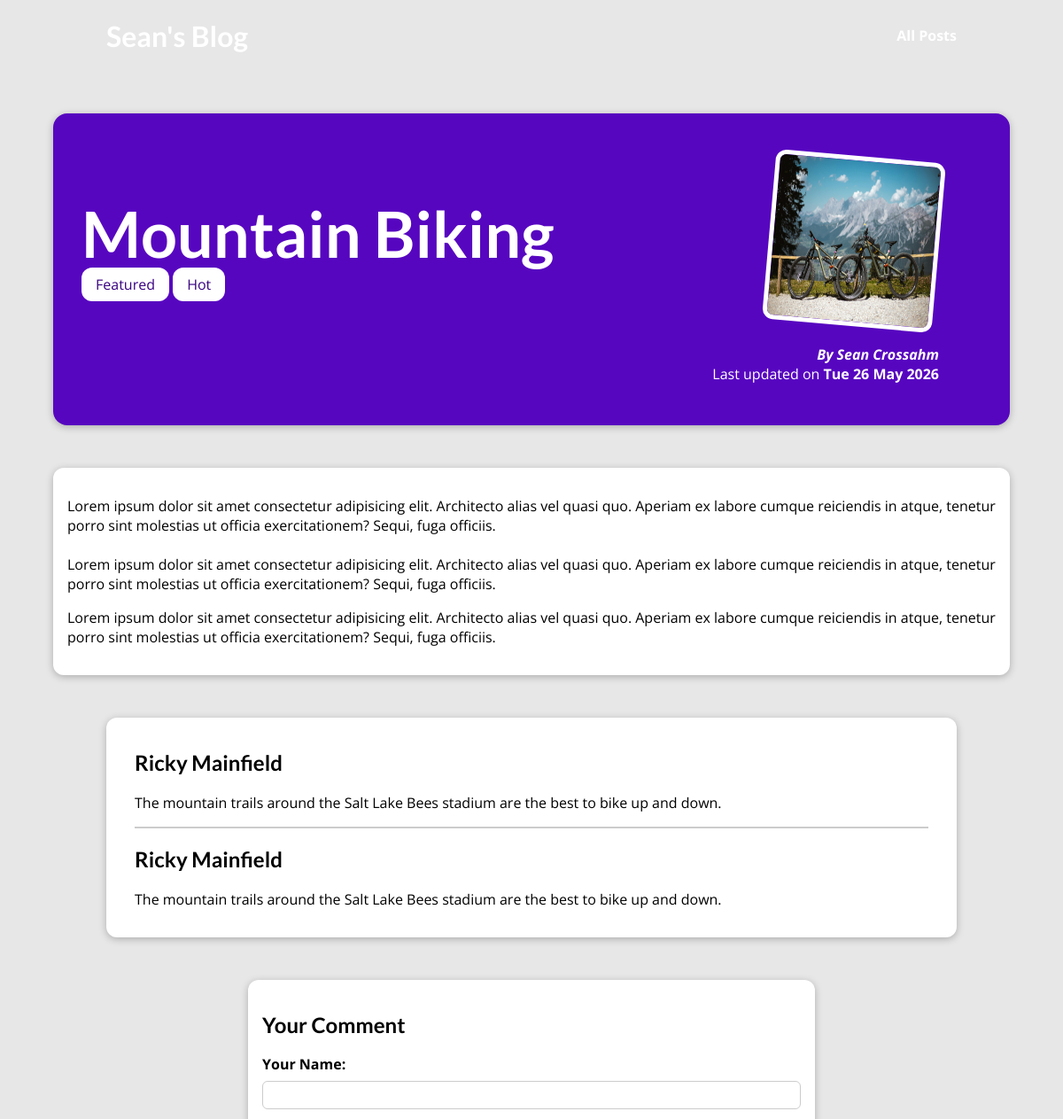
The app's page /posts/biking-in-the-mountains (upper part), older data.
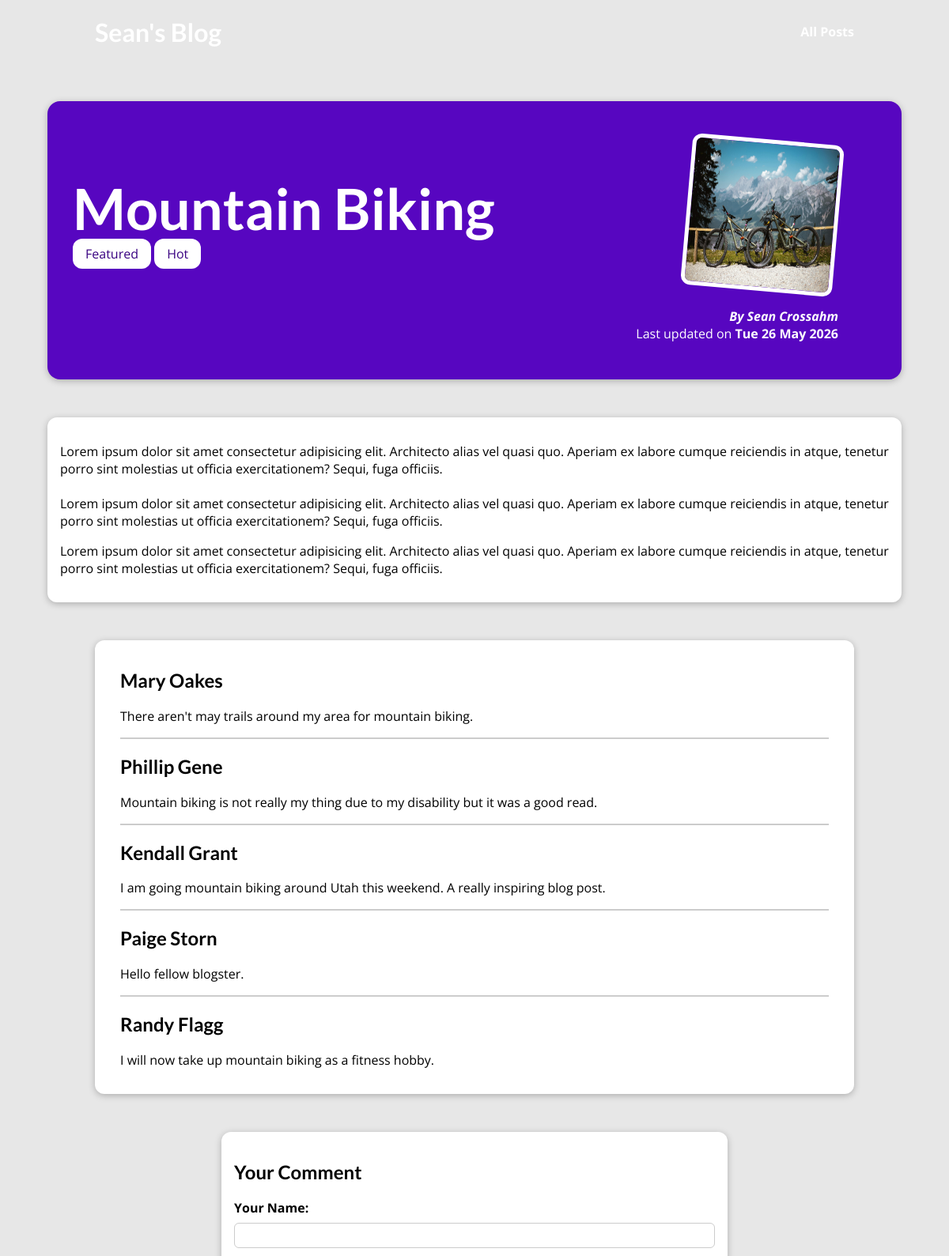
The same page, newer data.
### blog/models.py (models this page shows, shortened)
class Post(models.Model):
    title = models.CharField(max_length=50)
    excerpt = models.CharField(max_length=220)
    image = models.ImageField(upload_to="posts", null=True)
    date = models.DateField(auto_now=True)
    slug = models.SlugField(unique=True,db_index=True)
    content = models.TextField(validators=[MinLengthValidator(10)])
    author = models.ForeignKey(Author,on_delete=models.SET_NULL, null=True,related_name="posts")
    tags = models.ManyToManyField(Tag)

class Tag(models.Model):
    caption = models.CharField(max_length=10)

class Author(models.Model):
    first_name = models.CharField(max_length=60)
    last_name = models.CharField(max_length=60)
    email_address=models.EmailField(max_length=120)
    def full_name(self):
        return f"{self.first_name} {self.last_name}"
    def __str__(self):
        return self.full_name()

class Comment(models.Model):
    user_name = models.CharField(max_length=120)
    user_email = models.EmailField()
    text = models.TextField(max_length=400)
    post =models.ForeignKey(Post,on_delete=models.CASCADE,related_name="comments")

### blog/views.py (the view, shortened to what this page needs)
# urls.py: path("posts/<slug:slugPost>",views.SinglePostView.as_view(),name="post-details-page")
class SinglePostView(View):
    def get(self,request,slugPost):
        post = Post.objects.get(slug=slugPost)
        context ={
            "post" : post,
            "post_tags" :  post.tags.all(),
            "comment_form": CommentForm(),
            "comments": post.comments.all().order_by("-id")
        }
        return render(request,"blog/post-detail.html",context)

### blog/forms.py
class CommentForm(forms.ModelForm):
    class Meta:
        model = Comment
        exclude = ["post"]
        labels= {
            "user_name" : "Your Name",
            "user_email" : "Your Email",
            "text": "Your Comment"
        }

### blog/templates/blog/post-detail.html (shortened to what this page needs)
{% extends "base_layout.html" %}
{% load static %}
{% block css_files%}
  <link rel="stylesheet" href="{% static "blog/post-detail.css" %}" >
{% endblock %}
{% block page_body %}
 <section id="summary">
    <h2>{{post.title}}</h2>
    <div>
      {% for tag in post_tags %}
         <span class="tag">{{ tag.caption }}</span>
      {% endfor %}
    </div>
    <article>
        <img src ="{{post.image.url}}" alt = "{{post.title}}"/>
        <address>By <a href="mailto:{{ post.author.email_address}}">{{post.author}}</a></address>
        <div>Last updated on <time>{{post.date|date:"D d F Y"}}</time></div>
    </article>
 </section>
 <main>
  {{post.content|linebreaks}}
 </main>
 <section id="comments">
   <ul>
     {% for comment in comments %}
       <li>
          <h2>{{ comment.user_name }}</h2>
          <p>{{ comment.text|linebreaks }}</p>
       </li>
     {% endfor %}
   </ul>
 </section>
 <section id="comment-form">
    <h2>Your Comment</h2>
    <form action="{% url "post-details-page" post.slug %}" method="POST">
      {% for form_field in comment_form %}
        <div class="form-control {% if form_field.errors %}invalid{% endif %}">
          {{ form_field.label_tag }}
          {{ form_field }}
        </div>
      {% endfor %}
    </form>
 </section>
{% endblock %}

### templates/base_layout.html (shortened to what this page needs)
{% load static %}
<!DOCTYPE html>
<html lang="en">
<head>
    <link rel="stylesheet" href="{% static "app.css" %}">
    {% block css_files %} {% endblock %}
</head>
<body>
  <header id="index-navigation">
    <h1><a href="{% url "entry-page" %}">Sean's Blog</a></h1>
    <nav><a href="{% url "posts-page" %}">All Posts</a></nav>
  </header>
  {% block page_body %} {% endblock %}
</body>
</html>

### static/app.css (style rules this page uses)
* { box-sizing: border-box; }
html { font-family: 'Open Sans', 'Lato', sans-serif; }
body { margin: 0; }
h1, h2, h3 { font-family: 'Lato', sans-serif; font-weight: bold; }
#index-navigation { width: 100%; height: 5rem; display: flex; justify-content: space-between; align-items: center; padding: 0 10%; position: absolute; top: 0; left: 0; }
#index-navigation a { text-decoration: none; color: white; font-weight: bold; }

### blog/static/blog/post-detail.css (style rules this page uses)
body { background-color: #e7e7e7; }
#summary { margin: 8rem auto 3rem auto; padding: 2rem; width: 90%; max-width: 90rem; border-radius: 16px; background-color: #5706c0; position: relative; box-shadow: 0 2px 8px rgba(0, 0, 0, 0.25); height: 22rem; }
#summary h2 { color: white; font-size: 4.5rem; margin-bottom: 0.25rem; }
#summary article { position: absolute; top: 2rem; right: 3rem; padding: 1rem 2rem; border-radius: 12px; text-align: right; color: white; }
#summary article img { width: 12rem; height: 12rem; border-radius: 12px; transform: rotateZ(5deg); border: 5px solid white; margin-bottom: 1rem; }
#summary address { font-weight: bold; }
#summary a { color: white; text-decoration: none; }
#summary time { font-weight: bold; }
main { width: 90%; max-width: 90rem; margin: 3rem auto; background-color: white; padding: 1rem; border-radius: 12px; box-shadow: 0 2px 8px rgba(0, 0, 0, 0.25); }
.tag { background-color: white; color: #390281; padding: 0.5rem 1rem; border-radius: 12px; }
#comment-form { margin: 3rem auto; width: 90%; max-width: 40rem; border-radius: 12px; background-color: white; box-shadow: 0 2px 8px rgba(0,0,0,0.25); padding: 1rem; }
.form-control { margin-bottom: 1rem; }
.form-control label { font-weight: bold; margin-bottom: 0.5rem; display: block; }
.form-control input, .form-control textarea { display: block; width: 100%; font: inherit; padding: 0.25rem; border-radius: 6px; border: 1px solid #ccc; }
#comments { margin: 3rem auto; width: 90%; max-width: 60rem; border-radius: 12px; background-color: white; box-shadow: 0 2px 8px rgba(0,0,0,0.25); padding: 1rem 2rem; }
#comments ul { list-style: none; margin: 0; padding: 0; }
#comments li { margin-bottom: 1rem; border-bottom: 2px solid #ccc; }
#comments li:last-of-type { border-bottom: none; }

Row changes from the older to the newer data that the page shows:
removed Comment: user_name "Ricky Mainfield", text "The mountain trails around the Salt Lake Bees stadium are the best to bike up and down."
removed Comment: user_name "Ricky Mainfield", text "The mountain trails around the Salt Lake Bees stadium are the best to bike up and down."
added Comment: user_name "Mary Oakes", text "There aren't may trails around my area for mountain biking."
added Comment: user_name "Phillip Gene", text "Mountain biking is not really my thing due to my disability but it was a good read."
added Comment: user_name "Kendall Grant", text "I am going mountain biking around Utah this weekend. A really inspiring blog post."
added Comment: user_name "Paige Storn", text "Hello fellow blogster."
added Comment: user_name "Randy Flagg", text "I will now take up mountain biking as a fitness hobby."
